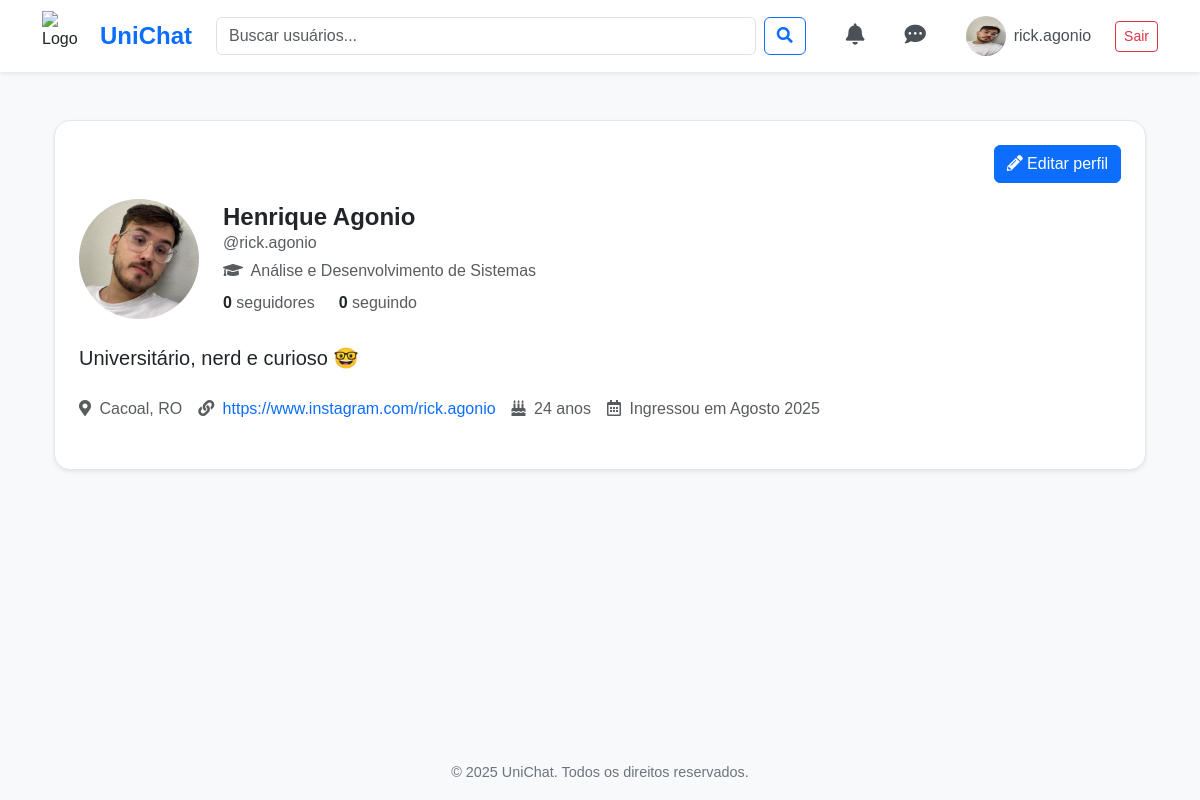
Before: /profile/rick.agonio/ (signed in) with the older database file.
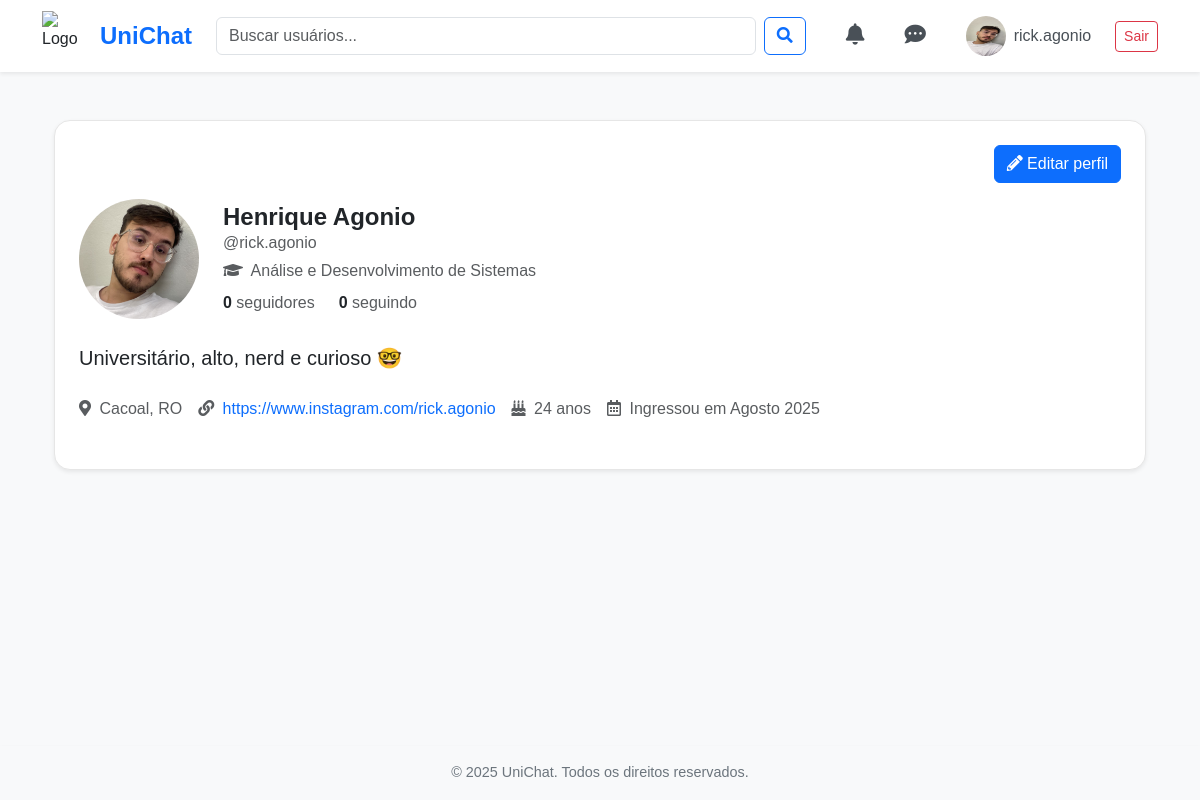
After: the same page with the newer database file.
### users/models.py (models this page shows, shortened)
class Profile(models.Model):
    user = models.OneToOneField('auth.User', on_delete=models.CASCADE)
    bio = models.TextField(blank=True)
    avatar = models.ImageField(upload_to='avatars/', blank=True, null=True)
    date_of_birth = models.DateField(null=True, blank=True)
    location = models.CharField(max_length=100, blank=True)
    website = models.URLField(max_length=200, blank=True)
    course = models.ForeignKey(Course, on_delete=models.SET_NULL, null=True, blank=True)
    following = models.ManyToManyField(
        User,
        related_name='followers',
        symmetrical=False,
        blank=True
    )

class Course(models.Model):
    name = models.CharField(max_length=100)

### users/views.py (the view)
# urls.py: path('profile/<str:username>/', views.profile_view, name='user_profile'),
@login_required
def profile_view(request, username=None):
    if username is None:
        return redirect('user_profile', username=request.user.username)
    target_user = get_object_or_404(User, username=username)
    try:
        target_profile = target_user.profile
    except Profile.DoesNotExist:
        target_profile = Profile.objects.create(user=target_user)
    is_following = False
    if request.user.is_authenticated:
        if request.user != target_user:
            is_following = request.user.profile.following.filter(id=target_user.id).exists()
    followers_count = target_user.followers.count()
    following_count = target_profile.following.count()
    age = None
    if target_profile.date_of_birth:
        today = date.today()
        birth_date = target_profile.date_of_birth
        age = today.year - birth_date.year - ((today.month, today.day) < (birth_date.month, birth_date.day))
    context = {
        'target_user': target_user,
        'target_profile': target_profile,
        'is_following': is_following,
        'age': age,
        'followers_count': followers_count,
        'following_count': following_count,
    }
    return render(request, 'users/profile.html', context)

### users/templates/users/profile.html (shortened to what this page needs)
{% extends "base.html" %}
{% load static %}
{% block extra_head %}
    <link rel="stylesheet" href="{% static 'users/css/profile.css' %}">
    <link rel="stylesheet" href="https://cdnjs.cloudflare.com/ajax/libs/font-awesome/5.15.4/css/all.min.css">
{% endblock %}
{% block content %}
<div class="container mt-4">
    <div class="card shadow-sm p-4">
        <div class="d-flex justify-content-end mb-3">
            {% if request.user == target_user %}
                <a href="{% url 'profile_update' %}" class="btn btn-primary">
                    <i class="fas fa-pencil-alt"></i> Editar perfil
                </a>
            {% endif %}
        </div>
        <div class="d-flex align-items-center mb-4">
            <div class="me-4">
                {% if target_profile.avatar %}
                    <img src="{{ target_profile.avatar.url }}" alt="Profile Avatar" class="rounded-circle" style="width: 120px; height: 120px; object-fit: cover;">
                {% else %}
                    <img src="{% static 'img/default_profile.png' %}" alt="Default Profile" class="rounded-circle" style="width: 120px; height: 120px; object-fit: cover;">
                {% endif %}
            </div>
            <div>
                <h1 class="h4 fw-bold mb-0">{{ target_user.first_name }} {{ target_user.last_name }}</h1>
                <p class="text-muted mb-1">@{{ target_user.username }}</p>
                <div class="d-flex flex-column">
                    {% if target_profile and target_profile.course %}
                        <p class="text-muted mb-0"><i class="fas fa-graduation-cap me-1"></i> {{ target_profile.course.name }}</p>
                    {% endif %}
                    <div class="d-flex mt-2">
                        <a href="#" class="me-4 text-decoration-none text-dark" data-bs-toggle="modal" data-bs-target="#followModal" data-list-type="followers">
                            <span class="fw-bold">{{ followers_count }}</span>
                            <span class="text-muted">seguidores</span>
                        </a>
                        <a href="#" class="text-decoration-none text-dark" data-bs-toggle="modal" data-bs-target="#followModal" data-list-type="following">
                            <span class="fw-bold">{{ following_count }}</span>
                            <span class="text-muted">seguindo</span>
                        </a>
                    </div>
                </div>
            </div>
        </div>
        <p class="lead mb-4">{{ target_profile.bio|default:"Nenhuma bio adicionada ainda." }}</p>
        <ul class="list-unstyled d-flex flex-wrap text-muted">
            {% if target_profile and target_profile.location %}
            <li class="me-3 mb-2">
                <i class="fas fa-map-marker-alt me-1"></i> {{ target_profile.location }}
            </li>
            {% endif %}
            {% if target_profile and target_profile.website %}
            <li class="me-3 mb-2">
                <i class="fas fa-link me-1"></i> <a href="{{ target_profile.website }}" class="text-decoration-none">{{ target_profile.website }}</a>
            </li>
            {% endif %}
            {% if age is not None %}
            <li class="me-3 mb-2">
                <i class="fas fa-birthday-cake me-1"></i> {{ age }} anos
            </li>
            {% endif %}
            <li class="me-3 mb-2">
                <i class="far fa-calendar-alt me-1"></i> Ingressou em {{ target_user.date_joined|date:"F Y" }}
            </li>
        </ul>
    </div>
</div>
{% endblock %}

### templates/base.html (shortened to what this page needs)
<!DOCTYPE html>
<html lang="pt-br">
<head>
{% load static %}
<link href="https://cdn.jsdelivr.net/npm/bootstrap@5.3.8/dist/css/bootstrap.min.css" rel="stylesheet">
<link rel="stylesheet" href="{% static 'css/base.css' %}">
<link rel="stylesheet" href="https://cdnjs.cloudflare.com/ajax/libs/font-awesome/6.4.0/css/all.min.css">
{% block extra_head %}{% endblock %}
</head>
<body class="d-flex flex-column min-vh-100">
    <header class="header-principal bg-white shadow-sm">
    <nav class="d-flex align-items-center justify-content-between container py-2">
        <div class="d-flex align-items-center">
            <img src="{% static 'img/logo.png' %}" alt="Logo" width="50" height="50" class="me-2">
            <span class="fs-4 fw-bold text-primary">UniChat</span>
        </div>
        <div class="flex-fill mx-4" style="position: relative;">
            <div class="d-flex align-items-center" style="max-width: 800px;">
                <input type="text" id="search-input" name="q" class="form-control me-2" placeholder="Buscar usuários..." aria-label="Busca usuários">
                <button type="submit" id="search-button" class="btn btn-outline-primary"><i class="fas fa-search"></i></button>
            </div>
        </div>
        <ul class="nav align-items-center gap-2 mb-0">
            {% if user.is_authenticated %}
            <li class="nav-item">
                <a href="#" class="nav-link position-relative"><i class="fas fa-bell fa-lg"></i></a>
            </li>
            <li class="nav-item">
                <a href="#" class="nav-link position-relative"><i class="fas fa-comment-dots fa-lg"></i></a>
            </li>
            <li class="nav-item d-flex align-items-center gap-2">
                <a class="nav-link d-flex align-items-center gap-2" href="{% url 'profile' %}">
                    <img src="{% if user.profile.avatar %}{{ user.profile.avatar.url }}{% else %}{% static 'img/default_profile.png' %}{% endif %}" alt="Foto de Perfil" width="40" height="40" class="rounded-circle">
                    <span>{{ user.username }}</span>
                </a>
            </li>
            <li class="nav-item">
                <form action="{% url 'logout' %}" method="post" class="m-0">
                    <button type="submit" class="btn btn-outline-danger btn-sm">Sair</button>
                </form>
            </li>
            {% endif %}
        </ul>
    </nav>
</header>
    <main class="container my-4 flex-fill">
        {% block content %}{% endblock %}
    </main>
    <footer class="text-center py-3 bg-light shadow-sm mt-auto">
        <p class="mb-0">&copy; 2025 UniChat. Todos os direitos reservados.</p>
    </footer>
</body>
</html>

### static/css/base.css (style rules this page uses)
body { background-color: #f8f9fa; font-family: 'Arial', sans-serif; color: #212529; }
.header-principal { background-color: #fff; box-shadow: 0 2px 6px rgba(0,0,0,0.05); position: sticky; top: 0; z-index: 1000; }
.nav-link { color: #495057; font-weight: 500; }
.btn-primary { background-color: #0d6efd; border-color: #0d6efd; transition: background-color 0.3s ease; }
.btn-outline-primary { color: #0d6efd; border-color: #0d6efd; }
footer { font-size: 0.9rem; color: #6c757d; }
.card { border-radius: 16px; background: #ffffff; border: 1px solid #e6e6e6; padding: 1.5rem; }

Changed rows visible on the page:
changed Profile "Cacoal, RO": bio "Universitário, nerd e curioso 🤓" → "Universitário, alto, nerd e curioso 🤓"
